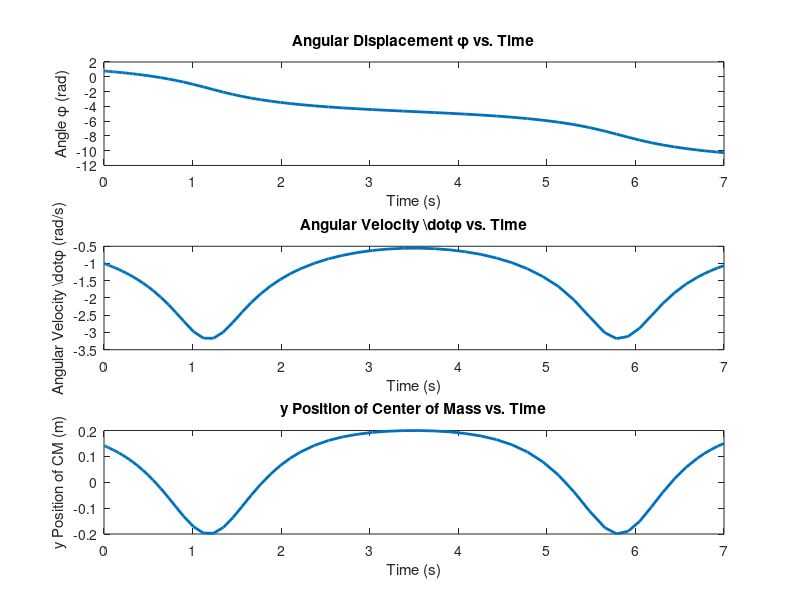

Source code (MATLAB):
% Parameters
R = 1;                % Radius of the disk (m)
c = 0.2;              % Distance of the center of mass from the center (m)
g = 9.81;             % Acceleration due to gravity (m/s^2)
m = 1;          % Mass of the disk (kg)
m_w = 0.1;     % Mass of the weight (kg)
R_w = 0.1;            % Radius of the weight (m)
d = 0.3;              % Distance from the center of mass to the weight (m)

% Initial conditions
phi0 = pi/4;             % Initial angle (rad)
phi_dot0 = -1;        % Initial angular velocity (rad/s)

% Time span
tspan = [0 7];        % Time from 0 to 5 seconds

% Define the system of ODEs
odefun = @(t, y) [y(2); 
                  -((m + m_w) * (g * c * cos(y(1)) + 2 * R * c * cos(y(1)) * y(2)^2)) ...
                   / ((m + m_w) * (R^2 + 2 * R * c * sin(y(1)) + c^2) + (1/2) * m * R^2 + m * c^2 + (1/2) * m_w * R_w^2 + m_w * d^2)];

% Solve the ODE using ode45
[t, sol] = ode45(odefun, tspan, [phi0, phi_dot0]);

% Position of the center of mass (CM)
x_CM = R * sol(:, 1) + c * cos(sol(:, 1));  % x position of CM
y_CM = c * sin(sol(:, 1));                    % y position of CM

% Calculate angular acceleration (second derivative of angle)
phi_double_dot = gradient(sol(:, 2), t);      % Angular acceleration

% Plot the results
figure;

% Plot Angular Displacement
subplot(3, 1, 1);
plot(t, sol(:, 1), 'LineWidth', 2);
xlabel('Time (s)');
ylabel('Angle \phi (rad)');
title('Angular Displacement \phi vs. Time');

% Plot Angular Velocity
subplot(3, 1, 2);
plot(t, sol(:, 2), 'LineWidth', 2);
xlabel('Time (s)');
ylabel('Angular Velocity \dot{\phi} (rad/s)');
title('Angular Velocity \dot{\phi} vs. Time');

% Plot y position of the center of mass
subplot(3, 1, 3);
plot(t, y_CM, 'LineWidth', 2);
xlabel('Time (s)');
ylabel('y Position of CM (m)');
title('y Position of Center of Mass vs. Time');

% Display the final position
fprintf('Final angle at t = %0.2f s: \phi = %0.4f rad\n', t(end), sol(end, 1));
fprintf('Final y position at t = %0.2f s: y_{CM} = %0.4f m\n', t(end), y_CM(end));
fprintf('Final x position at t = %0.2f s: x_{CM} = %0.4f m\n', t(end), x_CM(end));
